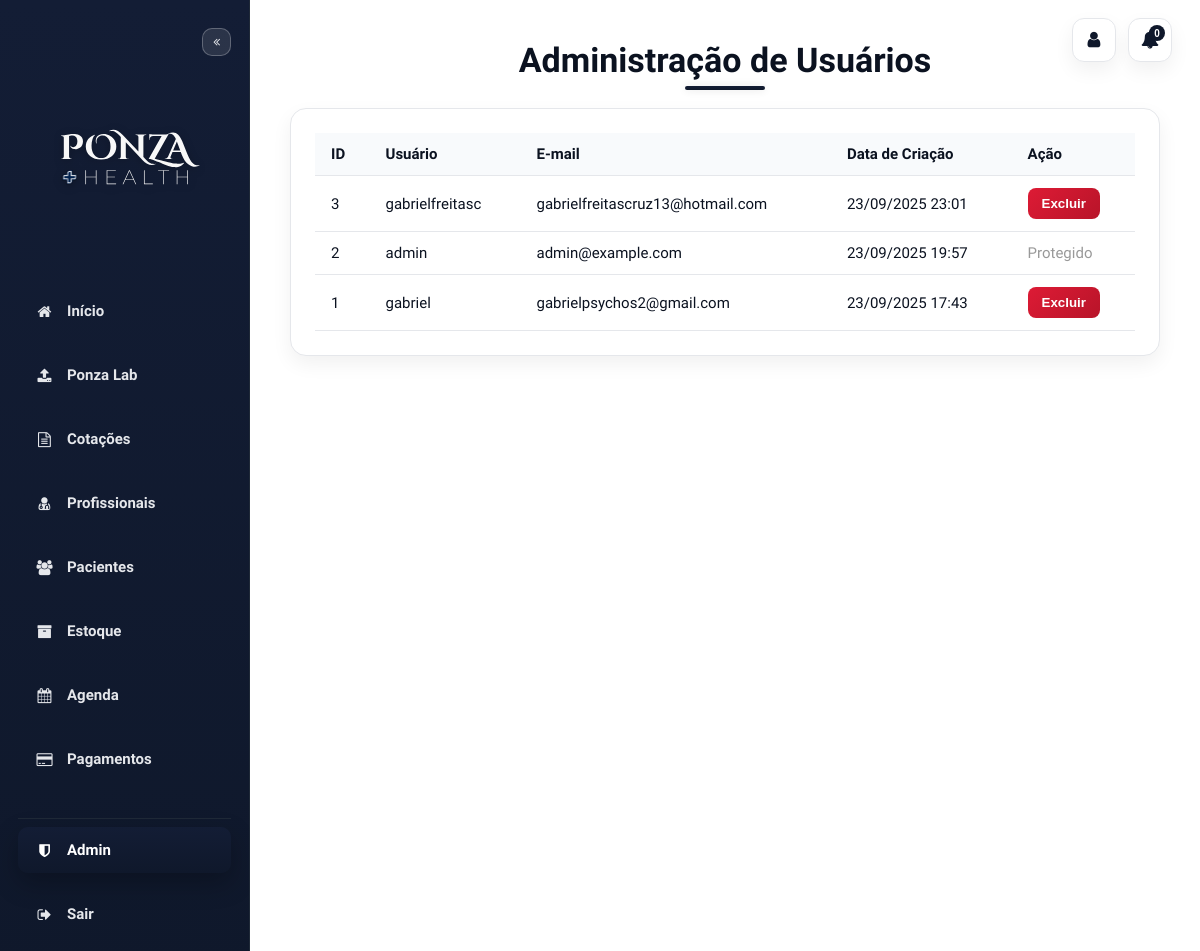
The app's page /admin/users (signed in) with its own data.
### models.py (models this page shows, shortened)
class BaseModel:
    """__init__ flexível baseado em kwargs (compatível com SQLAlchemy)."""

class User(db.Model, BaseModel):
    __tablename__ = "users"
    id            = db.Column(db.Integer, primary_key=True)
    username      = db.Column(db.String(80),  nullable=False, unique=True, index=True)
    email         = db.Column(db.String(120), nullable=False, unique=True, index=True)
    password_hash = db.Column(db.String(128), nullable=False)
    name          = db.Column(db.String(120))
    birthdate     = db.Column(db.Date)
    profile_image = db.Column(db.String(200), default="images/user-icon.png")
    company_id    = db.Column(db.Integer, db.ForeignKey("companies.id"), nullable=True)
    company       = relationship("Company", backref="users")
    plan            = db.Column(db.String(20), default="standard")
    plan_status     = db.Column(db.String(20), default="inactive")
    plan_expires_at = db.Column(db.DateTime)
    trial_until     = db.Column(db.DateTime)
    created_at     = db.Column(db.DateTime, default=datetime.utcnow, nullable=False)
    suppliers      = relationship("Supplier", back_populates="user", cascade="all, delete-orphan")
    products       = relationship("Product",  back_populates="user", cascade="all, delete-orphan")
    agenda_events  = relationship("AgendaEvent", back_populates="user", cascade="all, delete-orphan")
    package_usage  = relationship("PackageUsage", back_populates="user", uselist=False, cascade="all, delete-orphan")
    secure_files   = relationship("SecureFile", back_populates="owner", cascade="all, delete-orphan")
    quotes         = relationship("Quote", back_populates="user")

### app.py (the view)
@app.route("/admin/users", methods=["GET", "POST"])
def admin_users():
    u = get_logged_user()
    if not u or (u.username or "").lower() != "admin":
        abort(403)
    all_users = User.query.order_by(User.created_at.desc()).all()
    return render_template("admin_users.html", users=all_users)

### app.py (called while the page is built)
@app.template_filter("brt")
def brt(dt):
    if dt is None:
        return None
    if dt.tzinfo is None:
        dt = dt.replace(tzinfo=ZoneInfo("UTC"))
    return dt.astimezone(ZoneInfo("America/Sao_Paulo"))

@app.context_processor
def url_helpers():
    def img_url(path, default_rel=None):
        p = (path or "").strip() or (default_rel or "")
        if p.startswith("/files/img/"):
            return p
        return url_for("static", filename=p)
    return {"img_url": img_url}

def get_logged_user() -> Optional[User]:
    uid = session.get('user_id')
    return User.query.get(uid) if uid else None

@app.context_processor
def inject_user_context():
    u = getattr(g, "user", None) or get_logged_user()
    if not u:
        return {}
    return {
        "user": {
            "id": u.id,
            "username": u.username,
            "email": u.email,
            "profile_image": (u.profile_image or DEFAULT_USER_IMAGE),
        }
    }

@app.context_processor
def inject_globals():
    return {"now": datetime.utcnow()}

### templates/admin_users.html (shortened to what this page needs)
<!DOCTYPE html>
<html lang="pt-br">
<head>
    <link rel="stylesheet" href="https://stackpath.bootstrapcdn.com/font-awesome/4.7.0/css/font-awesome.min.css">
    <link rel="stylesheet" href="{{ url_for('static', filename='css/ponza-base.css') }}">
</head>
<body>
    <div class="top-profile" aria-label="Ações do usuário">
        <a href="{{ url_for('account') }}" class="icon-btn" title="Minha conta" aria-label="Minha conta">
            <i class="fa fa-user"></i>
        </a>
        <button class="icon-btn" type="button" title="Notificações" aria-label="Notificações">
            <i class="fa fa-bell"></i>
            <span class="badge">{{ notifications_unread or 0 }}</span>
        </button>
    </div>
    <div class="sidebar" id="sidebar">
        <button class="sidebar-toggle" onclick="toggleSidebar()" aria-label="Minimizar/Maximizar menu">
            <i class="fa fa-angle-double-left"></i>
        </button>
        <img src="{{ url_for('static', filename='images/3.svg') }}" class="sidebar-logo" alt="Ponza Health" />
        <a href="{{ url_for('index') }}" class="menu-item"><i class="fa fa-home"></i><span
                class="label">Início</span></a>
        <a href="{{ url_for('upload') }}" class="menu-item"><i class="fa fa-upload"></i><span class="label">Ponza
                Lab</span></a>
        <a href="{{ url_for('quote_index') }}" class="menu-item"><i class="fa fa-file-text-o"></i><span
                class="label">Cotações</span></a>
        <a href="{{ url_for('doctors') }}" class="menu-item"><i class="fa fa-user-md"></i><span
                class="label">Profissionais</span></a>
        <a href="{{ url_for('catalog') }}" class="menu-item"><i class="fa fa-users"></i><span
                class="label">Pacientes</span></a>
        <a href="{{ url_for('products') }}" class="menu-item"><i class="fa fa-archive"></i><span
                class="label">Estoque</span></a>
        <a href="{{ url_for('agenda') }}" class="menu-item"><i class="fa fa-calendar"></i><span
                class="label">Agenda</span></a>
        <a href="{{ url_for('purchase') }}" class="menu-item"><i class="fa fa-credit-card"></i><span
                class="label">Pagamentos</span></a>
        {% if user.username|lower == 'admin' %}
        <div style="margin:18px 0 8px; border-top:1px solid #1f2937;"></div>
        <a href="{{ url_for('admin_users') }}" class="menu-item active"><i class="fa fa-shield"></i><span
                class="label">Admin</span></a>
        {% endif %}
        <a href="{{ url_for('logout') }}" class="menu-item logout"><i class="fa fa-sign-out"></i><span
                class="label">Sair</span></a>
    </div>
    <div class="content">
        <h2>Administração de Usuários</h2>
        <div class="section-box">
            {% if users %}
            <table class="user-table">
                <thead>
                    <tr>
                        <th>ID</th>
                        <th>Usuário</th>
                        <th>E-mail</th>
                        <th>Data de Criação</th>
                        <th>Ação</th>
                    </tr>
                </thead>
                <tbody>
                    {% for u in users %}
                    <tr>
                        <td>{{ u.id }}</td>
                        <td>{{ u.username }}</td>
                        <td>{{ u.email }}</td>
                        <td>
                            {% if u.created_at %}
                            {{ (u.created_at|brt).strftime('%d/%m/%Y %H:%M') }}
                            {% else %}
                            —
                            {% endif %}
                        </td>
                        <td>
                            {% if u.username|lower != 'admin' %}
                            <form method="post" action="{{ url_for('delete_user', user_id=u.id) }}"
                                onsubmit="return confirm('Tem certeza que deseja excluir este usuário?');">
                                <button type="submit" class="delete-btn">Excluir</button>
                            </form>
                            {% else %}
                            <span style="color:#999;">Protegido</span>
                            {% endif %}
                        </td>
                    </tr>
                    {% endfor %}
                </tbody>
            </table>
            {% else %}
            <p class="empty-text">Nenhum usuário cadastrado.</p>
            {% endif %}
        </div>
    </div>
</body>
</html>

### static/css/ponza-base.css (style rules this page uses)
:root { --bg: #ffffff; --surface: #ffffff; --surface-alt: #f8fafc; --border: #e5e7eb; --ink: #0b1220; --ink-dim: #475569; --brand-grad: linear-gradient(180deg, #131d35 0%, #0f182b 100%); --brand-blue-solid: #0f182b; --radius: 16px; --shadow: 0 8px 20px rgba(2,6,23,.06); --shadow-strong: 0 14px 36px rgba(2,6,23,.12); }
* { box-sizing: border-box }
html,body { margin:0 }
body { display:flex; min-height:100vh; font-family:'Funnel Sans',sans-serif; background: var(--bg); color: var(--ink); }
.sidebar { width:250px; min-height:100vh; background: var(--brand-grad); padding:28px 18px; border-right:1px solid #1f2937; box-shadow:2px 0 14px rgba(0,0,0,.18); display:flex; flex-direction:column; transition:width 180ms ease; position:sticky; top:0; }
.sidebar-logo { width:200px; display:block; margin:0 auto 18px; filter:drop-shadow(0 2px 4px rgba(0,0,0,.25)); transition:width 180ms ease, margin 180ms ease; }
.sidebar a.menu-item { display:flex; align-items:center; gap:12px; font-size:15px; padding:14px 16px; border-radius:10px; color:#e5e7eb; text-decoration:none; margin-bottom:18px; font-weight:600; transition: background .2s, color .2s, transform .12s; }
.sidebar a.menu-item i { width:21px; text-align:center; flex:0 0 21px; }
.sidebar a.menu-item.active { color:#fff; background:var(--brand-grad); box-shadow:0 10px 26px rgba(0,0,0,.25); }
.sidebar a.menu-item.logout { color:#e5e7eb; }
.sidebar-toggle { align-self:flex-end; background:rgba(255,255,255,.10); border:1px solid rgba(255,255,255,.25); color:#e5e7eb; padding:6px 10px; border-radius:10px; cursor:pointer; margin-bottom:14px; transition: background .2s, border-color .2s, transform .12s; font-size:12px; }
.top-profile { position:fixed; top:18px; right:28px; z-index:1001; display:flex; align-items:center; gap:12px; background:transparent; box-shadow:none; }
.icon-btn { position:relative; border:1px solid var(--border); background:var(--surface); width:44px; height:44px; border-radius:12px; cursor:pointer; display:grid; place-items:center; box-shadow:var(--shadow); transition:transform .15s, box-shadow .15s, border-color .15s; text-decoration:none; }
.icon-btn i { color:var(--brand-blue-solid); font-size:18px; }
.icon-btn .badge { position:absolute; top:6px; right:6px; min-width:16px; height:16px; padding:0 4px; border-radius:999px; background:var(--brand-blue-solid); color:#fff; font-size:10px; font-weight:800; display:flex; align-items:center; justify-content:center; }
.content { flex-grow:1; padding:40px; position:relative; min-width:0; background:var(--bg); }
h2 { font-size:34px; font-weight:800; text-align:center; color:var(--ink); margin:0 0 30px; position:relative; }
h2::after { content:''; position:absolute; bottom:-10px; left:50%; transform:translateX(-50%); width:80px; height:4px; background:var(--brand-grad); border-radius:2px; box-shadow:0 0 8px rgba(0,0,0,.12); }

### templates/admin_users.html (style rules this page uses)
h2 { text-align: center; font-size: 34px; font-weight: 800; margin-bottom: 24px; }
.section-box { margin: 28px 0; padding: 24px; border-radius: 16px; background: #fff; border: 1px solid var(--border); box-shadow: var(--shadow); }
table.user-table { width: 100%; border-collapse: collapse; font-size: 15px; }
table.user-table th, table.user-table td { padding: 12px 16px; border-bottom: 1px solid var(--border); text-align: left; }
table.user-table th { font-weight: 800; background: var(--surface-alt); color: var(--ink); }
.delete-btn { background: linear-gradient(135deg, #dd1b35, #b81429); border: none; padding: 8px 14px; border-radius: 8px; color: #fff; font-weight: 700; cursor: pointer; transition: .2s; }

### records on screen
User: id "3", username "gabrielfreitasc", email "gabrielfreitascruz13@hotmail.com", created_at "23/09/2025 23:01"
User: id "2", username "admin", email "admin@example.com", created_at "23/09/2025 19:57", shows "Protegido"
User: id "1", username "gabriel", email "gabrielpsychos2@gmail.com", created_at "23/09/2025 17:43"

### other values on screen
{{ notifications_unread or 0 }} "0"
